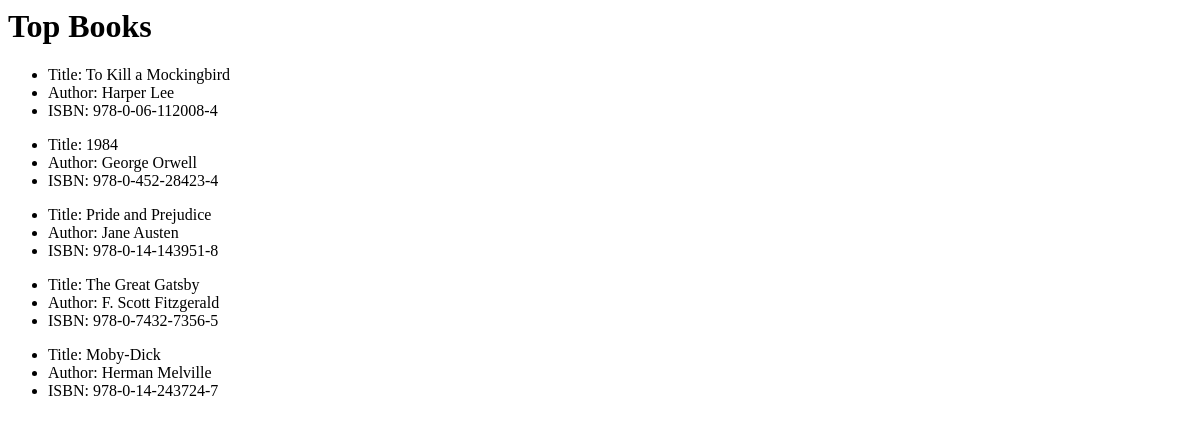
Before: / with the older database file.
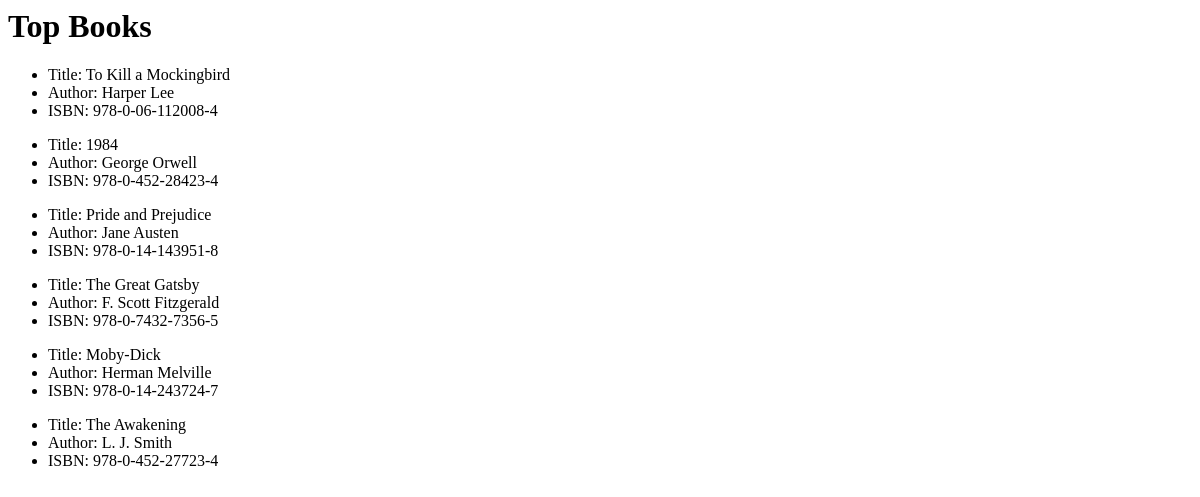
After: the same page with the newer database file.
### books/models.py (models this page shows, shortened)
class Book(models.Model):
    title = models.CharField(max_length=100)
    author = models.CharField(max_length=100)
    isbn = models.CharField(max_length=100)

### books/views.py (the view)
# urls.py: path('', BookListView.as_view(), name='home'),
class BookListView(ListView):
    model = Book
    template_name = 'books/books_list.html'

### templates/books/books_list.html
<h1>Top Books</h1>
{% for book in object_list %}
   <ul>
    <li>Title: {{ book.title}} </li>
    <li>Author: {{ book.author}} </li>
    <li>ISBN: {{ book.isbn}} </li>
   </ul>
{% endfor %}

Changed rows visible on the page:
added Book: title "The Awakening", author "L. J. Smith", isbn "978-0-452-27723-4"
